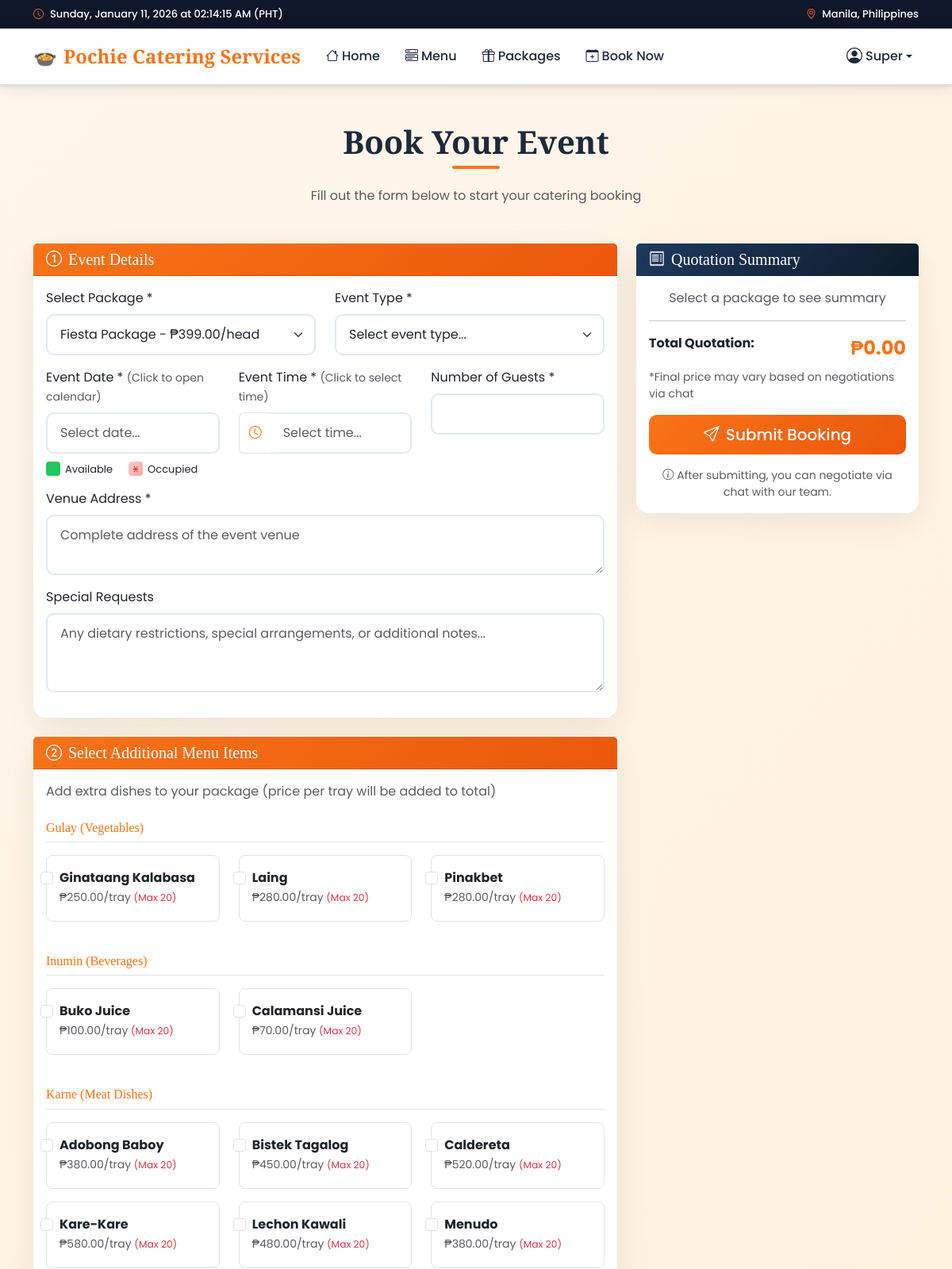
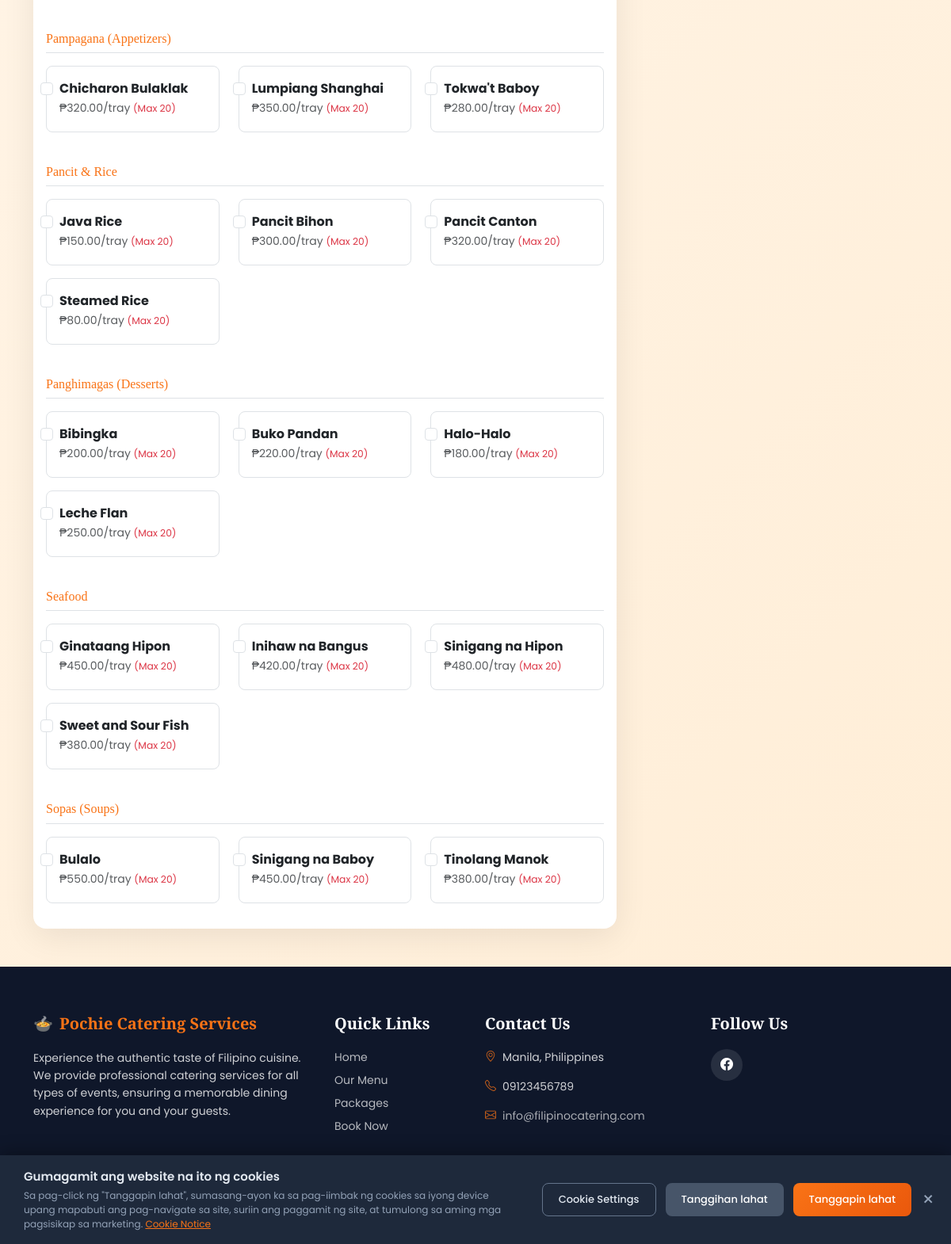
/book.php?package=1 (signed in), run on the app's committed database (2 pictures, top to bottom).
### tables this page shows
CREATE TABLE `users` (
  `id` int(11) NOT NULL,
  `email` varchar(100) NOT NULL,
  `password` varchar(255) NOT NULL,
  `first_name` varchar(50) NOT NULL,
  `last_name` varchar(50) NOT NULL,
  `phone` varchar(20) DEFAULT NULL,
  `address` text DEFAULT NULL,
  `role` enum('customer','staff','admin','super_admin') DEFAULT 'customer',
  `profile_image` varchar(255) DEFAULT NULL,
  `is_active` tinyint(1) DEFAULT 1,
  `created_at` timestamp NOT NULL DEFAULT current_timestamp(),
  `updated_at` timestamp NOT NULL DEFAULT current_timestamp() ON UPDATE current_timestamp(),
  `email_verified` tinyint(1) DEFAULT 0
);

CREATE TABLE `menu_items` (
  `id` int(11) NOT NULL,
  `category_id` int(11) DEFAULT NULL,
  `name` varchar(100) NOT NULL,
  `description` text DEFAULT NULL,
  `price` decimal(10,2) NOT NULL,
  `image` varchar(255) DEFAULT NULL,
  `is_available` tinyint(1) DEFAULT 1,
  `is_featured` tinyint(1) DEFAULT 0,
  `created_at` timestamp NOT NULL DEFAULT current_timestamp()
);

CREATE TABLE `menu_categories` (
  `id` int(11) NOT NULL,
  `name` varchar(100) NOT NULL,
  `description` text DEFAULT NULL,
  `image` varchar(255) DEFAULT NULL,
  `is_active` tinyint(1) DEFAULT 1,
  `created_at` timestamp NOT NULL DEFAULT current_timestamp()
);

### config/functions.php (called while the page is built, shortened)
<?php
function url($path) {
    return BASE_URL . '/' . ltrim($path, '/');
}
function isLoggedIn() {
    return isset($_SESSION['user_id']);
}
function getCurrentUser($conn) {
    $id = $_SESSION['user_id'];
    $result = $conn->query("SELECT * FROM users WHERE id = $id");
    return $result->fetch_assoc();
}
function getSettings($conn) {
    $settings = [];
    $result = $conn->query("SELECT setting_key, setting_value FROM settings");
    if ($result) {
        while ($row = $result->fetch_assoc()) {
            $settings[$row['setting_key']] = $row['setting_value'];
        }
    }
    return $settings;
}
function formatPrice($price) {
    return '₱' . number_format($price, 2);
}
?>

### book.php (the view, shortened to what this page needs)
<?php
require_once 'includes/header.php';
$packages = $conn->query("SELECT * FROM packages WHERE is_active = 1");
$menuItems = $conn->query("SELECT m.*, c.name as category_name FROM menu_items m LEFT JOIN menu_categories c ON m.category_id = c.id WHERE m.is_available = 1 ORDER BY c.name, m.name");
$selectedPackageId = isset($_GET['package']) ? (int)$_GET['package'] : null;
?>
<link rel="stylesheet" href="https://cdn.jsdelivr.net/npm/flatpickr/dist/flatpickr.min.css">
<link rel="stylesheet" href="https://cdn.jsdelivr.net/npm/flatpickr/dist/themes/material_orange.css">
<div class="container py-5">
    <div class="text-center mb-5">
        <h1 class="section-title">Book Your Event</h1>
        <p class="text-muted mt-4">Fill out the form below to start your catering booking</p>
    </div>
    <form method="POST" id="bookingForm">
        <div class="row">
            <div class="col-lg-8">
                <div class="card mb-4">
                    <div class="card-header text-white" style="background: linear-gradient(135deg, #f97316, #ea580c);">
                        <h5 class="mb-0"><i class="bi bi-1-circle me-2"></i>Event Details</h5>
                    </div>
                    <div class="card-body">
                        <div class="row">
                            <div class="col-md-6 mb-3">
                                <label class="form-label">Select Package *</label>
                                <select name="package_id" id="packageSelect" class="form-select" required>
                                    <?php while($pkg = $packages->fetch_assoc()): ?>
                                        <option value="<?= $pkg['id'] ?>"
                                                data-price="<?= $pkg['base_price'] ?>"
                                                data-min="<?= $pkg['min_pax'] ?>"
                                                data-max="<?= $pkg['max_pax'] ?>"
                                                <?= $selectedPackageId == $pkg['id'] ? 'selected' : '' ?>>
                                            <?= htmlspecialchars($pkg['name']) ?> - <?= formatPrice($pkg['base_price']) ?>/head
                                        </option>
                                    <?php endwhile; ?>
                                </select>
                            </div>
                            <div class="col-md-6 mb-3">
                                <label class="form-label">Event Type *</label>
                                <select name="event_type" class="form-select" required>
                                    <option value="">Select event type...</option>
                                </select>
                            </div>
                        </div>
                        <div class="row">
                            <div class="col-md-4 mb-3">
                                <label class="form-label">Event Date * <small class="text-muted">(Click to open calendar)</small></label>
                                <input type="text" name="event_date" id="eventDate" class="form-control" required
                                       placeholder="Select date..." readonly>
                                <div class="date-legend">
                                    <div class="date-legend-item">
                                        <div class="legend-box legend-available"></div>
                                        <span>Available</span>
                                    </div>
                                    <div class="date-legend-item">
                                        <div class="legend-box legend-occupied">X</div>
                                        <span>Occupied</span>
                                    </div>
                                </div>
                            </div>
                            <div class="col-md-4 mb-3">
                                <label class="form-label">Event Time * <small class="text-muted">(Click to select time)</small></label>
                                <div class="time-picker-wrapper">
                                    <div class="input-group">
                                        <span class="input-group-text bg-white border-end-0"><i class="bi bi-clock" style="color: var(--primary);"></i></span>
                                        <input type="text" name="event_time" id="eventTime" class="form-control border-start-0" required
                                               placeholder="Select time..." readonly style="background-color: #fff; cursor: pointer;">
                                    </div>
                                </div>
                            </div>
                            <div class="col-md-4 mb-3">
                                <label class="form-label">Number of Guests *</label>
                                <input type="number" name="number_of_guests" id="guestCount" class="form-control" required min="20">
                            </div>
                        </div>
                        <div class="mb-3">
                            <label class="form-label">Venue Address *</label>
                            <textarea name="venue_address" class="form-control" rows="2" required placeholder="Complete address of the event venue"></textarea>
                        </div>
                        <div class="mb-3">
                            <label class="form-label">Special Requests</label>
                            <textarea name="special_requests" class="form-control" rows="3" placeholder="Any dietary restrictions, special arrangements, or additional notes..."></textarea>
                        </div>
                    </div>
                </div>
                <div class="card">
                    <div class="card-header text-white" style="background: linear-gradient(135deg, #f97316, #ea580c);">
                        <h5 class="mb-0"><i class="bi bi-2-circle me-2"></i>Select Additional Menu Items</h5>
                    </div>
                    <div class="card-body">
                        <p class="text-muted mb-4">Add extra dishes to your package (price per tray will be added to total)</p>
                        <?php
                        $menuItems->data_seek(0);
                        $currentCat = '';
                        while($item = $menuItems->fetch_assoc()):
                            if ($currentCat !== $item['category_name']):
                                if ($currentCat !== '') echo '</div>';
                                $currentCat = $item['category_name'];
                        ?>
                        <h6 class="mt-4 mb-3 border-bottom pb-2" style="color: var(--primary);">
                            <?= htmlspecialchars($currentCat) ?>
                        </h6>
                        <div class="row">
                        <?php endif; ?>
                            <div class="col-md-6 col-lg-4 mb-3">
                                <div class="form-check border rounded-3 p-3 h-100 menu-item-card" data-item-id="<?= $item['id'] ?>">
                                    <input class="form-check-input menu-item" type="checkbox"
                                           name="menu_items[]" value="<?= $item['id'] ?>"
                                           id="item<?= $item['id'] ?>"
                                           data-price="<?= $item['price'] ?>"
                                           data-name="<?= htmlspecialchars($item['name']) ?>">
                                    <label class="form-check-label w-100" for="item<?= $item['id'] ?>">
                                        <strong><?= htmlspecialchars($item['name']) ?></strong>
                                        <br><small class="text-muted"><?= formatPrice($item['price']) ?>/tray <span class="text-danger small">(Max 20)</span></small>
                                    </label>
                                </div>
                            </div>
                        <?php endwhile; ?>
                        </div>
                    </div>
                </div>
            </div>
            <div class="col-lg-4">
                <div class="card sticky-top" style="top: 100px;">
                    <div class="card-header" style="background: linear-gradient(135deg, #1e3a5f, #0d1b2a); color: white;">
                        <h5 class="mb-0"><i class="bi bi-receipt me-2"></i>Quotation Summary</h5>
                    </div>
                    <div class="card-body">
                        <div id="summaryContent">
                            <p class="text-muted text-center">Select a package to see summary</p>
                        </div>
                        <hr>
                        <div class="d-flex justify-content-between mb-2">
                            <strong>Total Quotation:</strong>
                            <strong class="fs-4" style="color: var(--primary);" id="totalAmount">₱0.00</strong>
                        </div>
                        <small class="text-muted d-block mb-3">*Final price may vary based on negotiations via chat</small>
                        <button type="submit" class="btn btn-primary w-100 btn-lg">
                            <i class="bi bi-send me-2"></i>Submit Booking
                        </button>
                        <p class="text-muted small text-center mt-3 mb-0">
                            <i class="bi bi-info-circle me-1"></i>After submitting, you can negotiate via chat with our team.
                        </p>
                    </div>
                </div>
            </div>
        </div>
    </form>
</div>
<?php require_once 'includes/footer.php'; ?>

### includes/header.php (shortened to what this page needs)
<?php
require_once __DIR__ . '/../config/functions.php';
$settings = getSettings($conn);
$currentUser = getCurrentUser($conn);
?>
<!DOCTYPE html>
<html lang="en">
<head>
    <link href="https://cdn.jsdelivr.net/npm/bootstrap@5.3.2/dist/css/bootstrap.min.css" rel="stylesheet">
    <link href="https://cdn.jsdelivr.net/npm/bootstrap-icons@1.11.1/font/bootstrap-icons.css" rel="stylesheet">
</head>
  <body>
    <header class="sticky-top shadow-sm">
      <div class="top-bar">
          <div class="container d-flex justify-content-between align-items-center">
                    <div class="d-flex align-items-center">
                        <i class="bi bi-clock me-2"></i>
                        <span id="ph-time-display" class="me-2">Loading time...</span>
                    </div>
              <div class="d-none d-md-block">
                  <i class="bi bi-geo-alt me-1"></i> <?= htmlspecialchars($settings['site_address'] ?? 'Philippines') ?>
              </div>
          </div>
      </div>
      <nav class="navbar navbar-expand-lg border-bottom">
        <div class="container">
            <a class="navbar-brand d-flex align-items-center" href="<?= url('index.php') ?>">
                <?php if (!empty($settings['site_logo'])): ?>
                    <img src="<?= url('uploads/settings/' . $settings['site_logo']) ?>" alt="<?= htmlspecialchars($settings['site_name'] ?? 'Logo') ?>" style="max-height: 40px;" class="me-2">
                <?php else: ?>
                    <span class="me-2">🍲</span>
                <?php endif; ?>
                <?= $settings['site_name'] ?? 'Pochie Catering Services' ?>
            </a>
            <div class="d-flex align-items-center order-lg-last">
                <?php if (isLoggedIn()): ?>
                    <div class="dropdown">
                        <a class="nav-link dropdown-toggle d-flex align-items-center" href="#" data-bs-toggle="dropdown">
                            <i class="bi bi-person-circle fs-5 me-1"></i>
                            <span class="d-none d-sm-inline"><?= htmlspecialchars($currentUser['first_name'] ?? 'User') ?></span>
                        </a>
                    </div>
                <?php endif; ?>
            </div>
            <div class="collapse navbar-collapse" id="navbarNav">
                <ul class="navbar-nav me-auto mb-2 mb-lg-0">
                    <li class="nav-item">
                        <a class="nav-link" href="<?= url('index.php') ?>"><i class="bi bi-house me-1"></i>Home</a>
                    </li>
                    <li class="nav-item">
                        <a class="nav-link" href="<?= url('menu.php') ?>"><i class="bi bi-menu-button-wide me-1"></i>Menu</a>
                    </li>
                    <li class="nav-item">
                        <a class="nav-link" href="<?= url('packages.php') ?>"><i class="bi bi-gift me-1"></i>Packages</a>
                    </li>
                    <?php if (isLoggedIn()): ?>
                        <li class="nav-item">
                            <a class="nav-link" href="<?= url('book.php') ?>"><i class="bi bi-calendar-plus me-1"></i>Book Now</a>
                        </li>
                    <?php endif; ?>
                </ul>
            </div>
        </div>
    </nav>
</header>

### data on the page
users: first_name "Super"
menu_items: category.name "Gulay (Vegetables)", name "Ginataang Kalabasa", price "₱250.00"
menu_items: name "Laing", price "₱280.00"
menu_items: name "Pinakbet", price "₱280.00"
menu_items: category.name "Inumin (Beverages)", name "Buko Juice", price "₱100.00"
menu_items: name "Calamansi Juice", price "₱70.00"
menu_items: category.name "Karne (Meat Dishes)", name "Adobong Baboy", price "₱380.00"
menu_items: name "Bistek Tagalog", price "₱450.00"
menu_items: name "Caldereta", price "₱520.00"
menu_items: name "Kare-Kare", price "₱580.00"
menu_items: name "Lechon Kawali", price "₱480.00"
menu_items: name "Menudo", price "₱380.00"
menu_items: category.name "Pampagana (Appetizers)", name "Chicharon Bulaklak", price "₱320.00"
menu_items: name "Lumpiang Shanghai", price "₱350.00"
menu_items: name "Tokwa't Baboy", price "₱280.00"
menu_items: category.name "Pancit & Rice", name "Java Rice", price "₱150.00"
menu_items: name "Pancit Bihon", price "₱300.00"
menu_items: name "Pancit Canton", price "₱320.00"
menu_items: name "Steamed Rice", price "₱80.00"
menu_items: category.name "Panghimagas (Desserts)", name "Bibingka", price "₱200.00"
menu_items: name "Buko Pandan", price "₱220.00"
menu_items: name "Halo-Halo", price "₱180.00"
menu_items: name "Leche Flan", price "₱250.00"
menu_items: category.name "Seafood", name "Ginataang Hipon", price "₱450.00"
menu_items: name "Inihaw na Bangus", price "₱420.00"
menu_items: name "Sinigang na Hipon", price "₱480.00"
menu_items: name "Sweet and Sour Fish", price "₱380.00"
menu_items: category.name "Sopas (Soups)", name "Bulalo", price "₱550.00"
menu_items: name "Sinigang na Baboy", price "₱450.00"
menu_items: name "Tinolang Manok", price "₱380.00"

### other printed values
$settings['site_address'] "Manila, Philippines"
$settings['site_name'] "Pochie Catering Services"
$siteName "Pochie Catering Services"
$siteAddress "Manila, Philippines"
$sitePhone "09123456789"
$siteEmail "info@filipinocatering.com"
form field package_id "Fiesta Package - ₱399.00/head"
